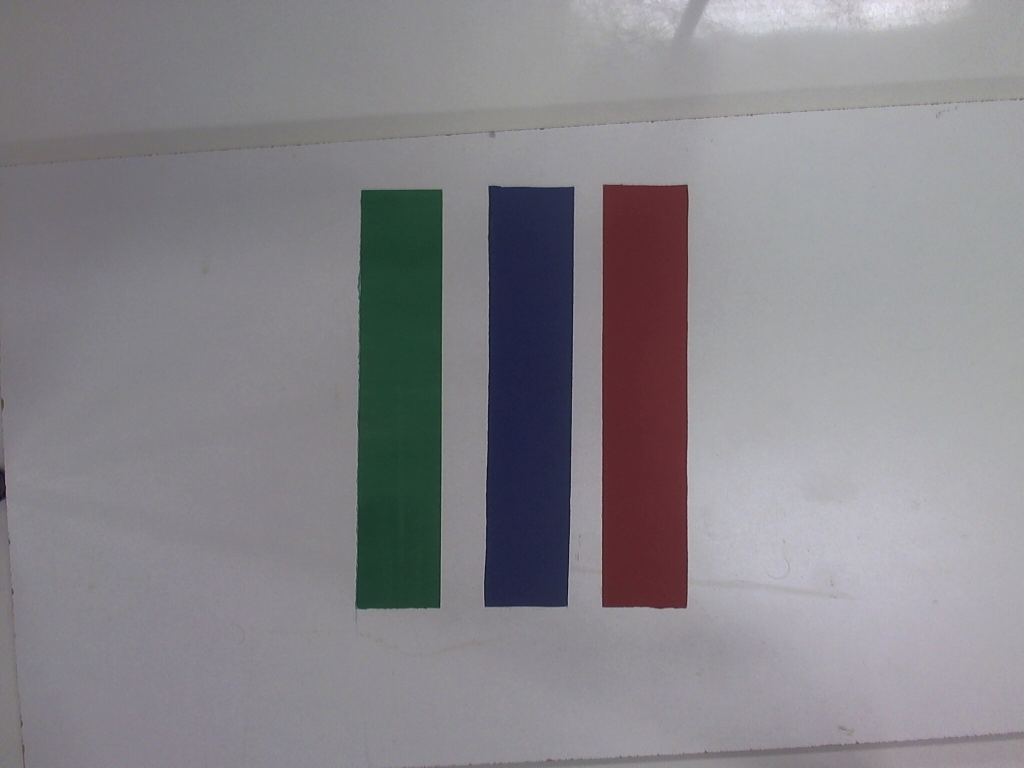
//> input picture comGraficos/calib1.jpg, 2048 x 1536 px (shown at 1/2 size)
$ ./main   (built with g++ and OpenCV 4)
//> lines starting //> are read from the running program, lines starting //| are printed output that depends on the picture
#include <iostream>
#include <stdio.h>
#include <stdlib.h>
#include <sys/time.h>
#include<iomanip>
#include "opencv2/highgui/highgui.hpp"
#include "opencv2/imgproc/imgproc.hpp"

using namespace cv;
using namespace std;


#define MIN_L_B 0
#define MAX_L_B 255

#define MIN_A_B 0
#define MAX_A_B 50

#define MIN_B_B 0
#define MAX_B_B 175


#define MIN_L_G 0
#define MAX_L_G 255

#define MIN_A_G 0
#define MAX_A_G 150

#define MIN_B_G 00
#define MAX_B_G 50


#define MIN_L_R 0
#define MAX_L_R 255

#define MIN_A_R 150
#define MAX_A_R 255

#define MIN_B_R 0
#define MAX_B_R 75


// [77 lines left out: functions getMicrotime, show, sobelBorder, masking, not called in this run]

int main()
{

  int key;
  Mat image1 ,imgOriginal;
  imgOriginal = imread("calib1.jpg");
//> imgOriginal is the input picture: 1536 rows x 2048 cols, CV_8UC3; mean B, G, R 137.8, 133, 135.1
  cvtColor(imgOriginal,image1,CV_BGR2Lab);//Converte para Cie L*a*b
//> image1: 1536 rows x 2048 cols, CV_8UC3; mean of channels 0, 1, 2 141.7, 130, 125.9
  vector<Mat> channels;
  split(image1,channels);//Separa canais da imagem
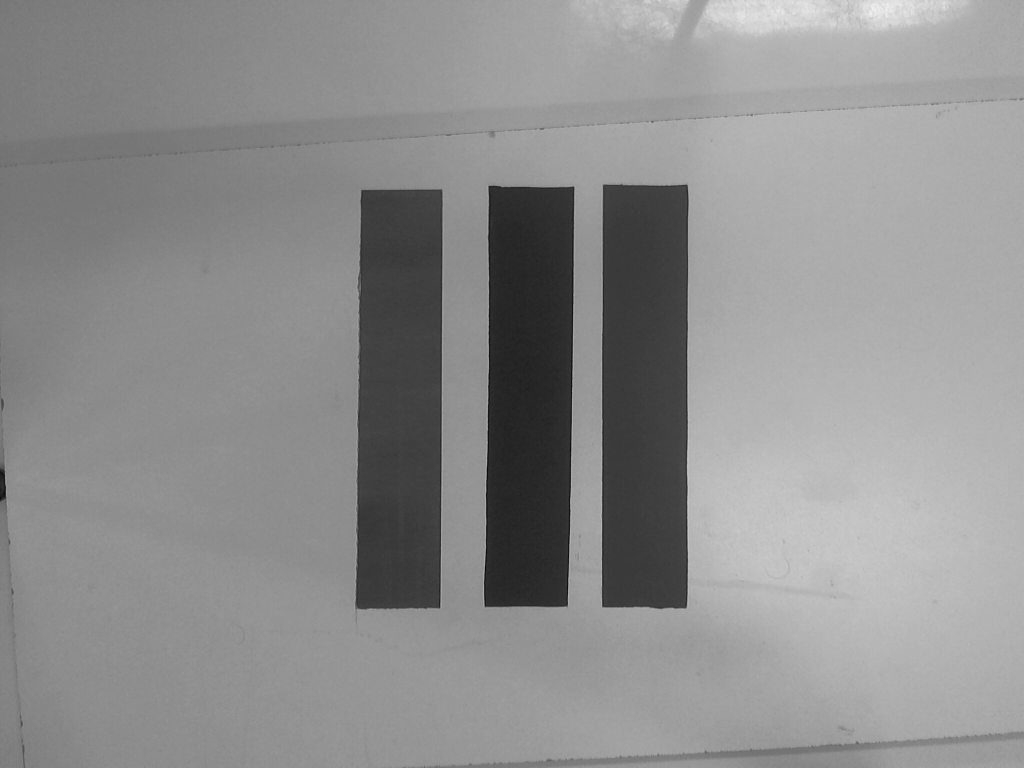
//> channels[0]: 1536 rows x 2048 cols, CV_8UC1 (shown at 1/2 size); min 1, max 245, mean 141.7
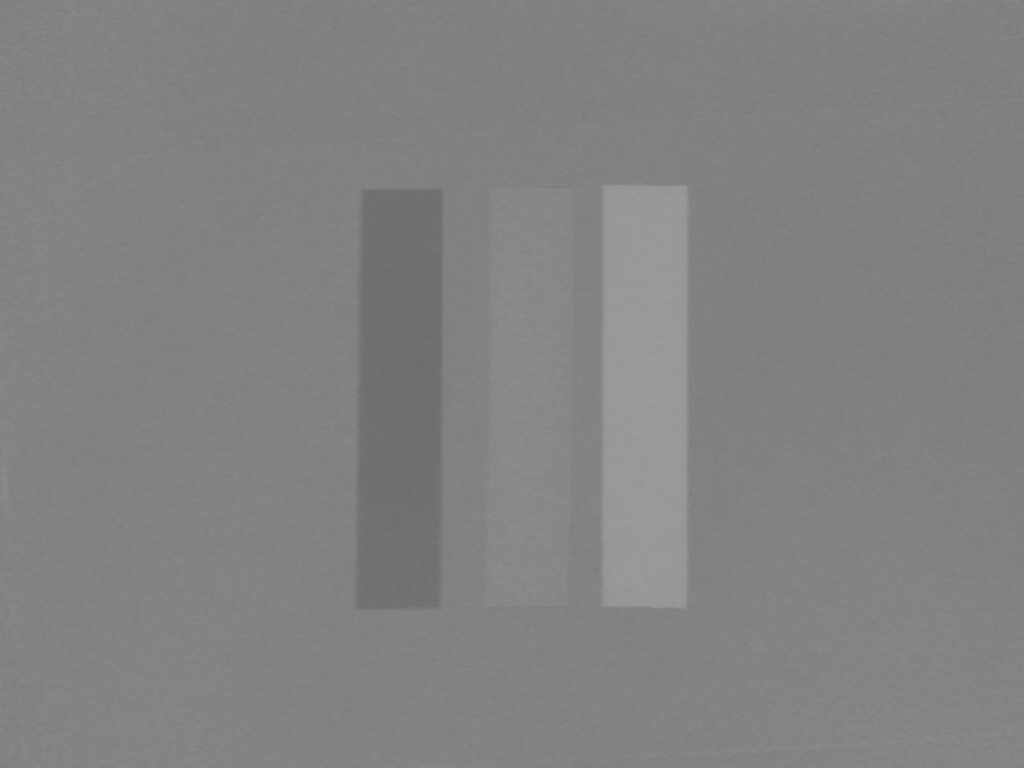
//> channels[1]: 1536 rows x 2048 cols, CV_8UC1 (shown at 1/2 size); min 107, max 156, mean 130
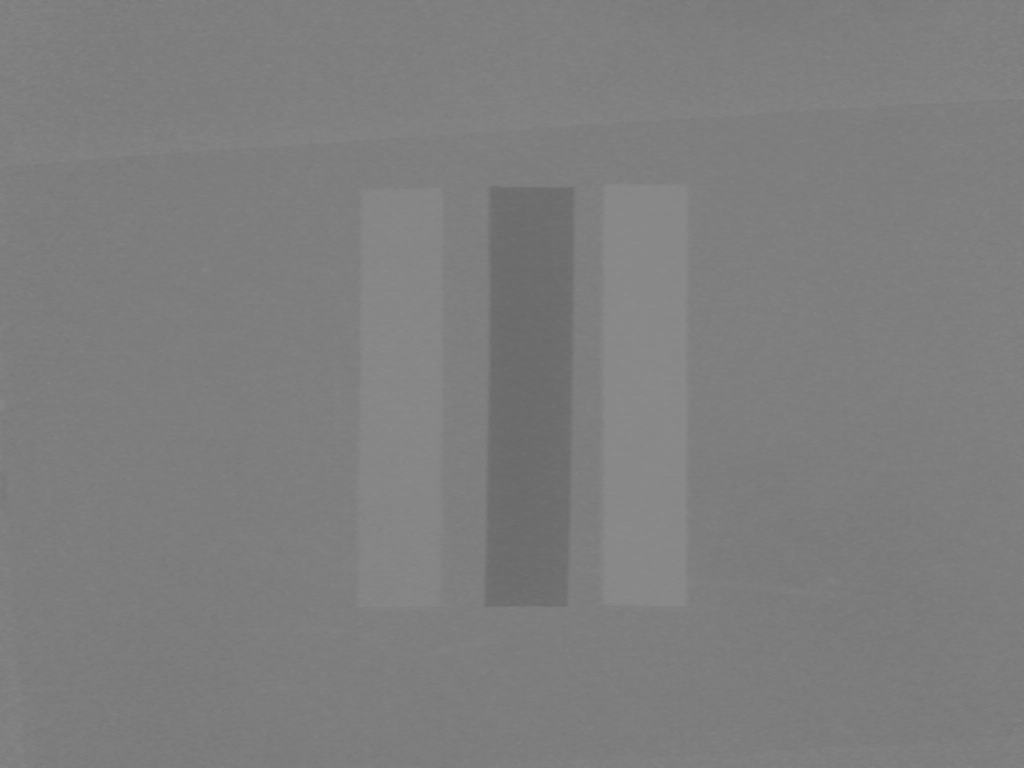
//> channels[2]: 1536 rows x 2048 cols, CV_8UC1 (shown at 1/2 size); min 104, max 140, mean 125.9
  Mat result, result2;
  namedWindow("imagem ori", WINDOW_NORMAL);
  imshow("imagem ori", imgOriginal);
  resizeWindow("imagem ori", 600, 600);
  long long unsigned int tempo_atual=0, tempo_aux=0;
  double dt=0,frequencia = 1.234282;
  while (true)
  {
    key = waitKey(30);
//> the Esc key is pressed
    switch((char)key)
    {
      case 'r':

        tempo_aux = getMicrotime();

        //inicio do agoritmo
        result = masking('r',channels);
        result = sobelBorder(result);

        //isnere o resto do algoritmo aqui
        ///
        //
        //

        tempo_atual = getMicrotime();
        dt = tempo_atual - tempo_aux;
        dt /= 1000000;
        frequencia = (1/dt);
        cout << "frequencia = " << setprecision(8) <<frequencia << endl;
        cout << "dt = " << dt << endl;
        break;
      case 'b':
        tempo_aux = getMicrotime();

        //inicio do agoritmo

        result = masking('b',channels);
        result = sobelBorder(result);
        //isnere o resto do algoritmo aqui
        ///
        //
        //

        tempo_atual = getMicrotime();
        dt = tempo_atual - tempo_aux;
        dt /= 1000000;
        frequencia = (1/dt);
        cout << "frequencia = " << setprecision(8) <<frequencia << endl;
        cout << "dt = " << dt << endl;
        break;
      case 'g':
        tempo_aux = getMicrotime();

        //inicio do agoritmo

        result = masking('g',channels);
        result = sobelBorder(result);
        //isnere o resto do algoritmo aqui
        ///
        //
        //

        tempo_atual = getMicrotime();
        dt = tempo_atual - tempo_aux;
        dt /= 1000000;
        frequencia = (1/dt);
        cout << "frequencia = " << setprecision(8) <<frequencia << endl;
        cout << "dt = " << dt << endl;
        break;
      default:
        break;
    }
    key = waitKey(30);
//> the Esc key is pressed
    if (key == 27)
    {
      cout << "esc key is pressed by user" << endl;
      break;
    }
    //waitKey(0);
  }

  return 0;
}

$ run again, with comGraficos/calib4.jpg copied over comGraficos/calib1.jpg
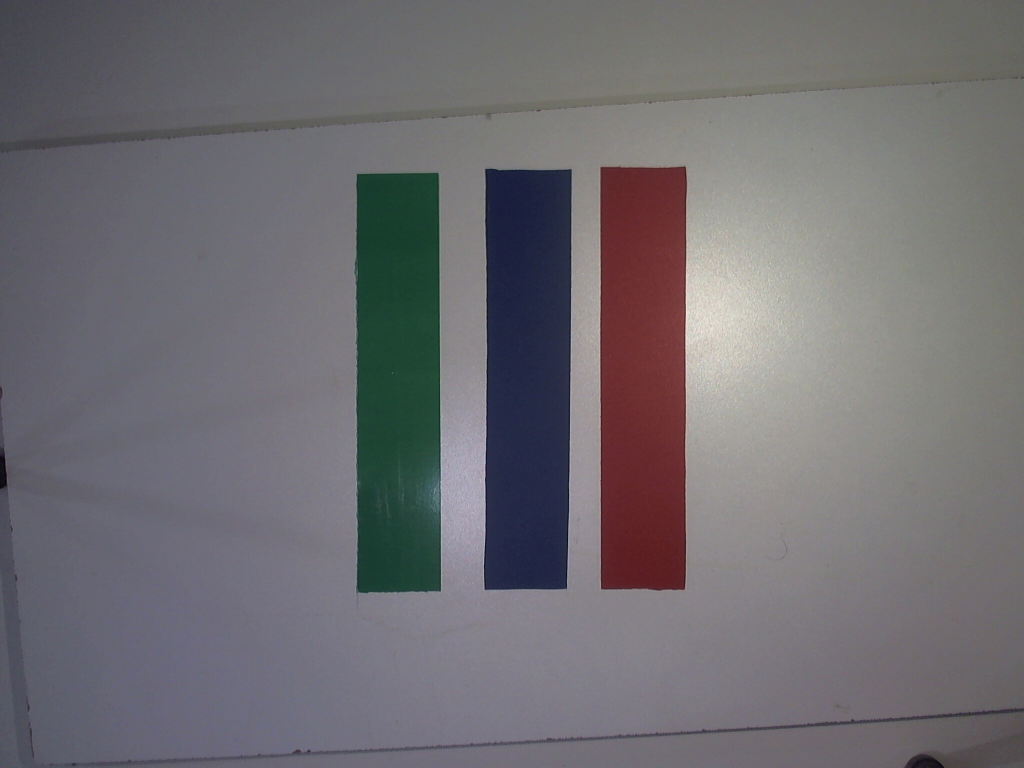
//> input picture comGraficos/calib4.jpg, 2048 x 1536 px (shown at 1/2 size)
//> imgOriginal is the input picture: 1536 rows x 2048 cols, CV_8UC3; mean B, G, R 113.2, 108.8, 111.3
//> image1: 1536 rows x 2048 cols, CV_8UC3; mean of channels 0, 1, 2 117.8, 130.2, 126.1
//> `split(image1,channels);`:
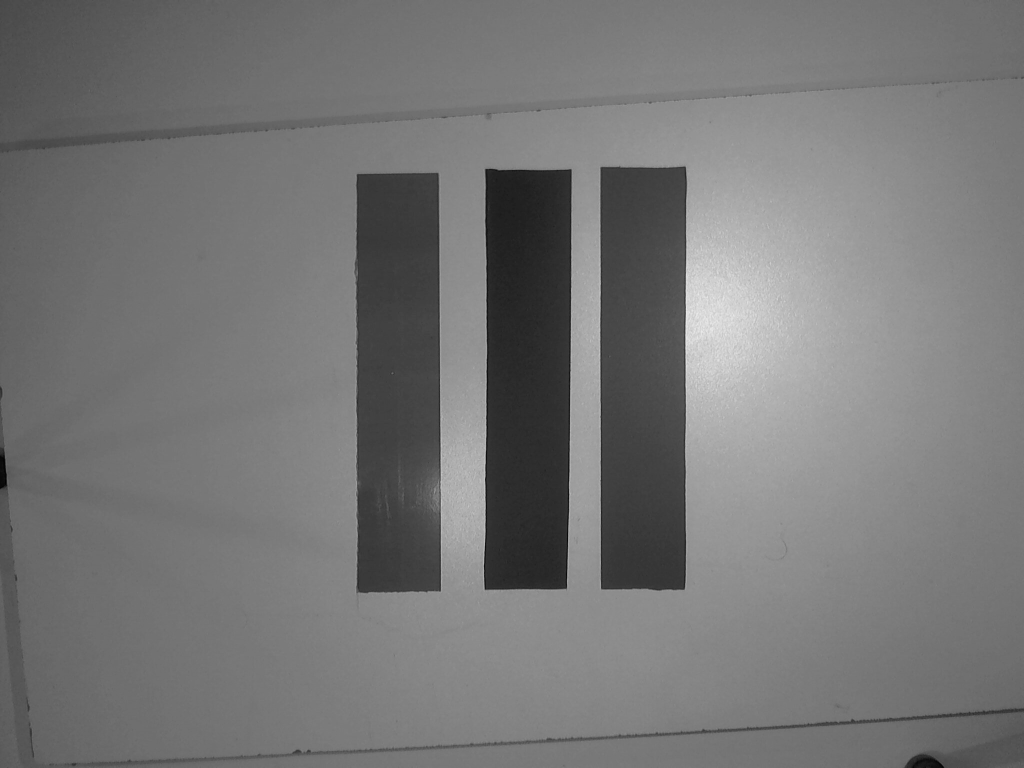
//> channels[0]: 1536 rows x 2048 cols, CV_8UC1 (shown at 1/2 size); min 0, max 239, mean 117.8
